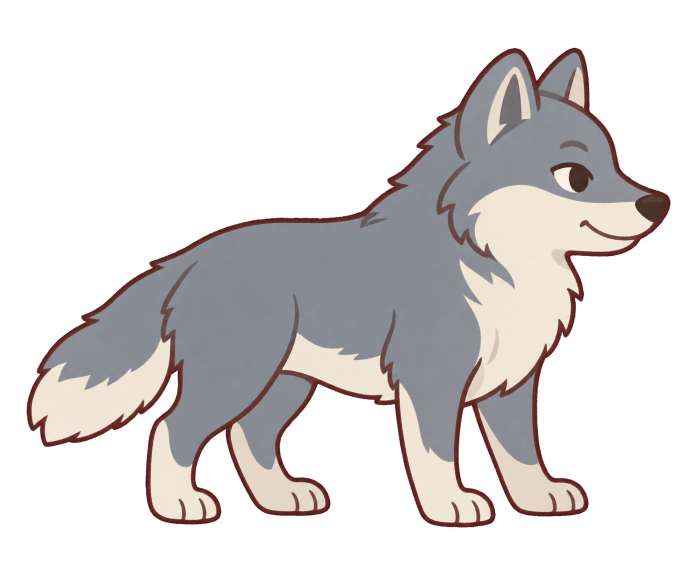
#> input picture concepts/animal-art-v1/wolf.png, 1374 x 1145 px (shown at 1/2 size)
$ python make-game-asset.py wolf.png ../../img/wolf-whole.png
#> lines starting #> are read from the running program, lines starting #| are printed output that depends on the picture; after the words box and inside, x2 and y2 are one past the last pixel; in counts of white or black regions, pixels touching at a corner belong together
#!/usr/bin/env python3
"""Turn a reviewed whole-body concept PNG into a game-ready sprite.

The rabbit and the fox were drawn as separate closed shapes, one file per
limb, because their rig poses them. Nothing else needs that: paintAnimal()
in script.js draws a still, and the walk is a CSS animation on the whole
tile. Parts only earn their keep when a kind has a second face to swap in
or a far limb to fade, and these concept paintings already have their far
limbs painted. So a concept animal ships as one image until a hungry face
actually exists for it; splitting earlier would only add seams.

Usage:  python make-game-asset.py wolf.png ../../img/wolf-whole.png
"""
import sys
from PIL import Image

TARGET_W = 220  # source art; script.js halves it down again at load time

# Alpha below this is dust, not art: every one of these paintings came
# back from its background removal with a scatter of 1-7 alpha pixels
# out in the margin, invisible on any screen and fatal to a plain
# getbbox(). The timid deer is the worst of them -- its dust reaches
# 300px further left than the animal does, so an honest crop kept a
# third of the canvas empty and the rig drew the deer at 70% of the
# width it had asked for. So the crop is measured on the pixels the eye
# can actually see, and the dust is wiped rather than shipped.
#
# wolf-whole, bear-whole and buffalo-whole were exported before this
# existed and their rigs were tuned against those crops. Re-exporting
# them would move art inside the frame and quietly invalidate three
# sets of measured numbers, so they stay as they are until someone is
# ready to re-measure them.
VISIBLE = 8


def main(src, dst, target_w=TARGET_W):
#> called with src = 'wolf.png', dst = '../../img/wolf-whole.png', target_w = 220
    im = Image.open(src).convert('RGBA')
#> im is the input picture: PIL image 1374x1145 RGBA; mean R, G, B, A 63, 58.9, 58.6, 96.5
    a = im.split()[3]
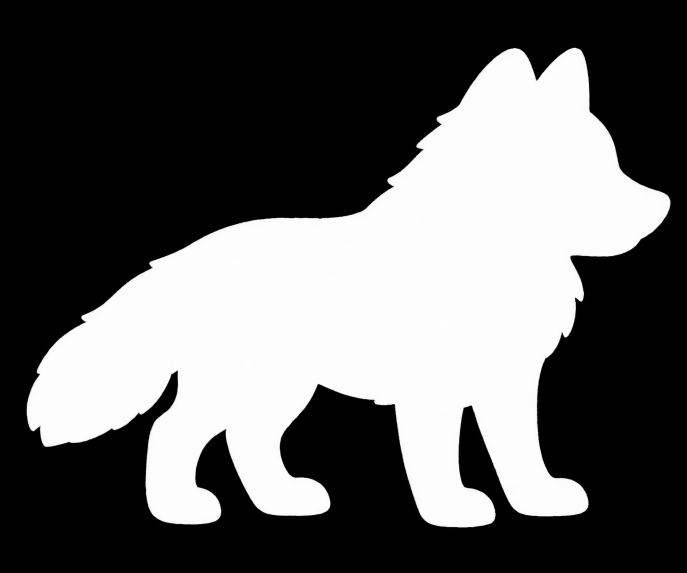
#> a: PIL image 1374x1145 L (shown at 1/2 size); min 0, max 255, mean 96.5
    solid = a.point(lambda v: 255 if v >= VISIBLE else 0)
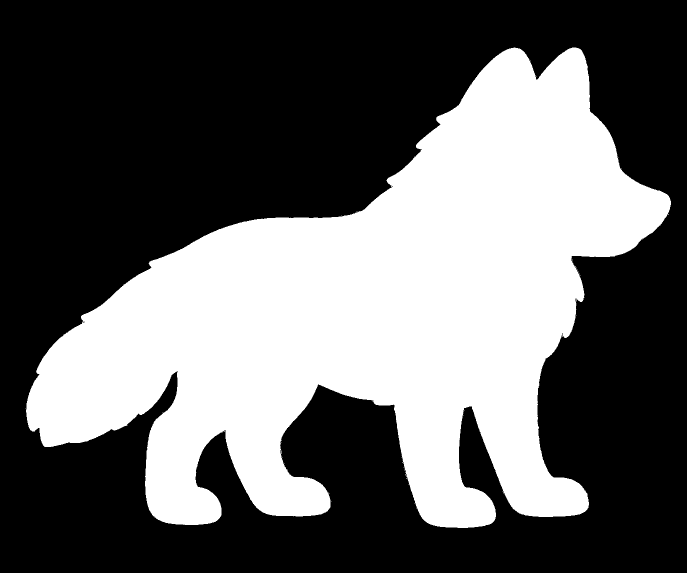
#> solid: PIL image 1374x1145 L (shown at 1/2 size); 38.5% white; 33 white regions (32 under 20 px), largest, box (x1, y1, x2, y2) and area: (52, 95, 1342, 1056) 605858
    box = solid.getbbox()              # drop the margin AND the dust
#> box = (51, 95, 1342, 1056)
    if box is None:
        raise SystemExit('%s has no visible pixels' % src)
    im.putalpha(a.point(lambda v: v if v >= VISIBLE else 0))
    im = im.crop(box)
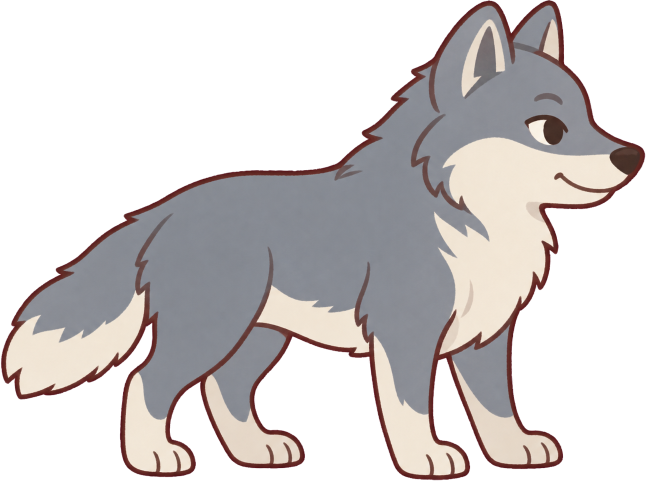
#> im: PIL image 1291x961 RGBA (shown at 1/2 size); mean R, G, B, A 79.9, 74.7, 74.3, 122.3; transparent parts drawn white
    h = max(1, round(im.height * target_w / im.width))
#> h = 164
    im = im.resize((target_w, h), Image.LANCZOS)
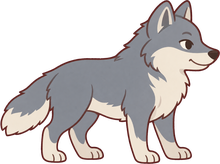
#> im: PIL image 220x164 RGBA; mean R, G, B, A 81.5, 74.5, 74.3, 122.4; transparent parts drawn white
    im.save(dst, optimize=True)
    print('%s -> %s  %dx%d' % (src, dst, im.width, im.height))
#| wolf.png -> ../../img/wolf-whole.png  220x164


if __name__ == '__main__':
    if len(sys.argv) < 3:
        raise SystemExit(__doc__)
    main(sys.argv[1], sys.argv[2])
